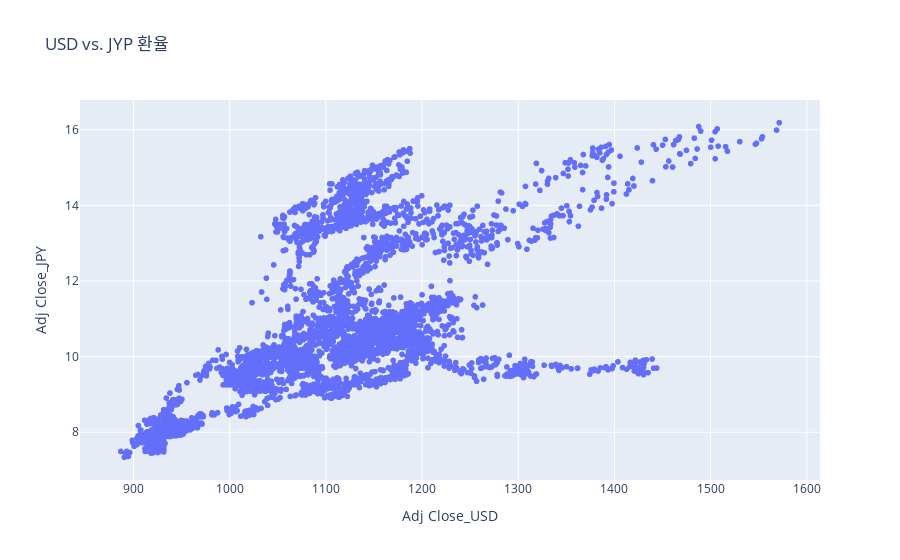

Notebook source saved alongside this figure:
### Code cell
px.scatter(df_fx, x='Adj Close_USD', y='Adj Close_JPY', title='USD vs. JYP 환율')

### Figure 1 — Plotly figure (JSON) as saved in the notebook; plotly's stock layout.template omitted (floating-point values rounded to 4 significant figures; data arrays with more than 128 entries replaced by an {"elided": "..."} marker saying what was removed)
{"data": [{"hovertemplate": "Adj Close_USD=%{x}<br>Adj Close_JPY=%{y}<extra></extra>", "legendgroup": "", "marker": {"color": "#636efa", "symbol": "circle"}, "mode": "markers", "name": "", "showlegend": false, "type": "scattergl", "x": {"elided": "4937 float values"}, "xaxis": "x", "y": {"elided": "4937 float values"}, "yaxis": "y"}], "layout": {"legend": {"tracegroupgap": 0}, "title": {"text": "USD vs. JYP 환율"}, "xaxis": {"anchor": "y", "domain": [0, 1], "title": {"text": "Adj Close_USD"}}, "yaxis": {"anchor": "x", "domain": [0, 1], "title": {"text": "Adj Close_JPY"}}}}
